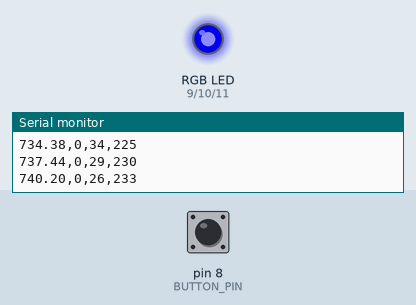
Bench run of a sketch on a simulated Arduino Uno, built with avr-gcc and run on an emulated ATmega328P. Shown: an RGB LED mixed from three pins (HIGH = lit), the last lines printed to the serial monitor. The inputs (shaded band) are chosen by the test bench; at power-on: pin 8 (BUTTON_PIN) LOW. Dim RGB values are drawn brighter than linear.

Above: at 1.2 s.
1.3 s: pin 8 (BUTTON_PIN) pulled HIGH for 0.15 s
At 1.67 s:
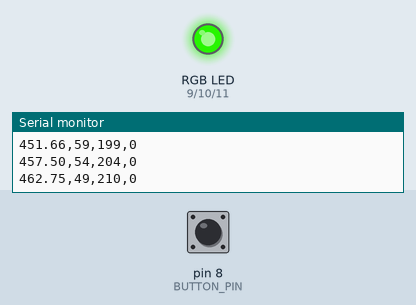
4.3 s: pin 8 (BUTTON_PIN) pulled HIGH for 1 s
At 5.01 s:
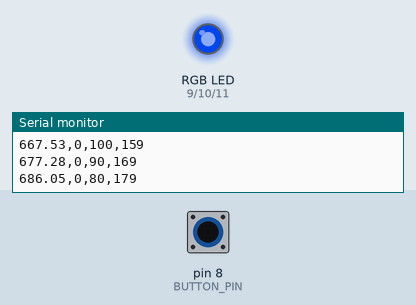
8.3 s: pin 8 (BUTTON_PIN) pulled HIGH for 0.15 s
At 9.27 s:
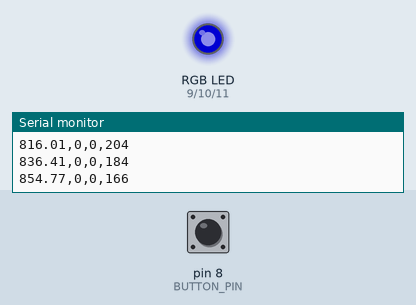
14.4 s: pin 8 (BUTTON_PIN) pulsed HIGH 5 times (0.12 s each, 0.3 s apart)
18.9 s: pin 8 (BUTTON_PIN) pulled HIGH for 3.2 s
Timing chart, 0 to 25.3 s (numbered marks = the images above; inputs shaded):
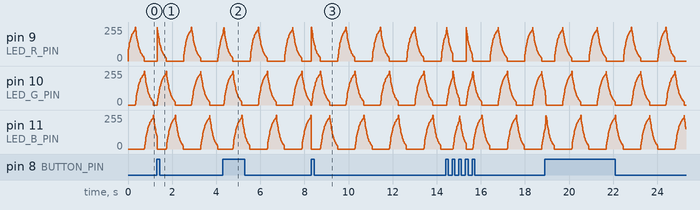

The sketch:

arch-581dl-traffic-light-rgb.ino
```cpp
const int LED_R_PIN = 9;
const int LED_G_PIN = 10;
const int LED_B_PIN = 11;
const int BUTTON_PIN = 8;
const int NUM_STATES = 5;

int state = 0;
bool buttonState = LOW;
bool lastButtonState = LOW;
float speed = 0.9;
float currentValue = 0;

void setup() {
  Serial.begin(9600);
  while(!Serial);
  Serial.println("value,red,green,blue");

  pinMode(LED_R_PIN, OUTPUT);
  pinMode(LED_G_PIN, OUTPUT);
  pinMode(LED_B_PIN, OUTPUT);

  pinMode(BUTTON_PIN, INPUT);
}

void loop() {
  // read the current state of the button
  buttonState = digitalRead(BUTTON_PIN);

  // if the button is pressed and it was not pressed before, toggle our state
  if(buttonState != lastButtonState && buttonState == HIGH) {
    state = (state + 1) % NUM_STATES;
  }

  // for fun
  if(true) {
    if(state - currentValue < 0.1) {
      state = (state + 1) % NUM_STATES;
    }
  }

  // update last state
  lastButtonState = buttonState;

  // always updat the LEDs
  currentValue = state < currentValue ? currentValue = state : state + (currentValue - state) * speed;  // this will change between [0, 3]
  int red = ledValue(currentValue, 1.0); //inRange(currentValue, 0, 1) ? int((currentValue-0.0) * 255.0) : 0;
  int green = ledValue(currentValue, 2.0); //inRange(currentValue, 1, 2) ? int((currentValue-1.0) * 255.0) : 0;
  int blue = ledValue(currentValue, 3.0); //inRange(currentValue, 2, 3) ? int((currentValue-2.0) * 255.0) : 0;

  // log
  Serial.print(currentValue * 255);
  Serial.print(",");
  Serial.print(red);
  Serial.print(",");
  Serial.print(green);
  Serial.print(",");
  Serial.println(blue);

  // write
  analogWrite(LED_R_PIN, red);
  analogWrite(LED_G_PIN, green);
  analogWrite(LED_B_PIN, blue);

  // add a tiny delay to avoid bouncing
  delay(5);
}

int ledValue(float stateValue, float targetValue) {
  return int(clamp(map(dist(stateValue, targetValue) * 100, 0, 100, 255, 0), 0, 255));
}
float dist(float value, float target) {
  return abs(target - value);
}

float clamp(float value, float min, float max) {
  return max(min(value, max), min);
}

bool inRange(float value, float min, float max) {
  return value > min && value <= max;
}
```
